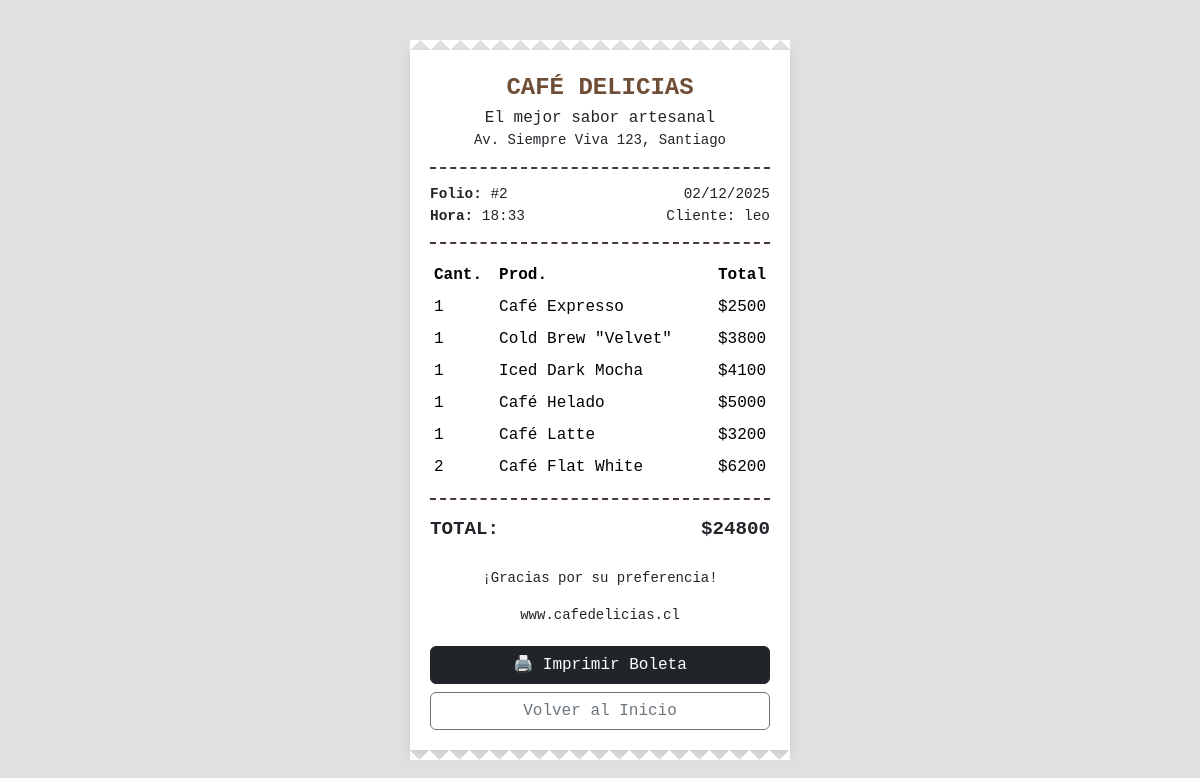
/boleta/2/ (signed in), run on the app's committed database.
### delicias_cafe/models.py (models this page shows, shortened)
class Pedido(models.Model):
    usuario = models.ForeignKey(User, on_delete=models.CASCADE)
    fecha = models.DateTimeField(auto_now_add=True)
    total = models.DecimalField(max_digits=10, decimal_places=0)
    class Meta:
        verbose_name = "Pedido"
        verbose_name_plural = "Pedidos"
        ordering = ['-fecha'] # El más reciente primero

class DetallePedido(models.Model):
    pedido = models.ForeignKey(Pedido, on_delete=models.CASCADE, related_name='detalles')
    producto = models.ForeignKey(Producto, on_delete=models.CASCADE)
    cantidad = models.PositiveIntegerField()
    precio_unitario = models.DecimalField(max_digits=10, decimal_places=0) # Precio congelado al momento de compra
    class Meta:
        verbose_name = "Detalle de Pedido"
        verbose_name_plural = "Detalles de Pedidos"
    def subtotal(self):
        return self.cantidad * self.precio_unitario

class Producto(models.Model):
    OPCIONES_CATEGORIA = [
        ('caliente', 'Cafés Calientes'),
        ('frio', 'Cafés Helados'),
        ('grano', 'Café en Grano'),
        ('acompanamiento', 'Dulces'),
    ]
    nombre = models.CharField(max_length=100)
    precio = models.DecimalField(max_digits=10, decimal_places=0) # 0 decimales para CLP
    stock = models.PositiveIntegerField(default=0)
    categoria = models.CharField(max_length=20, choices=OPCIONES_CATEGORIA, default='caliente')
    imagen = models.ImageField(upload_to='productos/', null=True, blank=True)
    descripcion = models.TextField(max_length=500, blank=True, null=True)
    class Meta:
        verbose_name = "Producto"
        verbose_name_plural = "Productos"
        ordering = ['nombre'] # Ordenar alfabéticamente en el admin

### delicias_cafe/views.py (the view)
# urls.py: path('boleta/<int:pedido_id>/', views.boleta, name='boleta'),
def boleta(request, pedido_id):
    pedido = get_object_or_404(Pedido, id=pedido_id, usuario=request.user)
    return render(request, 'cafe_cafe/boleta.html', {'pedido': pedido})

### delicias_cafe/templates/cafe_cafe/boleta.html (shortened to what this page needs)
{% load static %}
<!DOCTYPE html>
<html lang="es">
<head>
    <link href="https://cdn.jsdelivr.net/npm/bootstrap@5.3.7/dist/css/bootstrap.min.css" rel="stylesheet">
</head>
<body>
<div class="ticket">
    <div class="logo-text">CAFÉ DELICIAS</div>
    <p class="text-center mb-0">El mejor sabor artesanal</p>
    <p class="text-center small">Av. Siempre Viva 123, Santiago</p>
    <div class="dashed-line"></div>
    <div class="info-row">
        <span><strong>Folio:</strong> #{{ pedido.id }}</span>
        <span>{{ pedido.fecha|date:"d/m/Y" }}</span>
    </div>
    <div class="info-row">
        <span><strong>Hora:</strong> {{ pedido.fecha|date:"H:i" }}</span>
        <span>Cliente: {{ pedido.usuario.username }}</span>
    </div>
    <div class="dashed-line"></div>
    <table class="table table-borderless table-sm mb-0">
        <thead>
            <tr>
                <th scope="col">Cant.</th>
                <th scope="col">Prod.</th>
                <th scope="col" class="text-end">Total</th>
            </tr>
        </thead>
        <tbody>
            {% for detalle in pedido.detalles.all %}
            <tr>
                <td>{{ detalle.cantidad }}</td>
                <td>{{ detalle.producto.nombre }}</td>
                <td class="text-end">${{ detalle.subtotal }}</td>
            </tr>
            {% endfor %}
        </tbody>
    </table>
    <div class="dashed-line"></div>
    <div class="d-flex justify-content-between total-row">
        <span>TOTAL:</span>
        <span>${{ pedido.total }}</span>
    </div>
    <div class="mt-4 text-center small">
        <p>¡Gracias por su preferencia!</p>
        <p>www.cafedelicias.cl</p>
    </div>
    <button onclick="window.print()" class="btn btn-dark btn-print">🖨️ Imprimir Boleta</button>
    <a href="{% url 'index' %}" class="btn btn-outline-secondary btn-home w-100 mt-2">Volver al Inicio</a>
</div>
</body>
</html>

### delicias_cafe/templates/cafe_cafe/boleta.html (style rules this page uses)
body { background-color: #e0e0e0; font-family: 'Courier New', Courier, monospace; }
.ticket { background: white; width: 380px; margin: 50px auto; padding: 20px; box-shadow: 0 4px 10px rgba(0,0,0,0.1); position: relative; }
.ticket::before, .ticket::after { content: ""; position: absolute; left: 0; width: 100%; height: 10px; background: linear-gradient(135deg, transparent 50%, white 50%), linear-gradient(45deg, white 50%, transparent 50%); background-size: 20px 20px; }
.ticket::before { top: -10px; transform: rotate(180deg); }
.ticket::after { bottom: -10px; }
.dashed-line { border-bottom: 2px dashed #4b3832; margin: 15px 0; }
.logo-text { text-align: center; font-weight: bold; font-size: 1.5rem; color: #6f4e37; }
.info-row { display: flex; justify-content: space-between; font-size: 0.9rem; }
.total-row { font-size: 1.2rem; font-weight: bold; margin-top: 10px; }
.btn-print { display: block; width: 100%; margin-top: 20px; }

### data on the page
Pedido: id "2", fecha "02/12/2025", fecha "18:33", usuario.username "leo", total "24800"
DetallePedido: cantidad "1", producto.nombre "Café Expresso", subtotal "2500"
DetallePedido: cantidad "1", producto.nombre "Cold Brew \"Velvet\"", subtotal "3800"
DetallePedido: cantidad "1", producto.nombre "Iced Dark Mocha", subtotal "4100"
DetallePedido: cantidad "1", producto.nombre "Café Helado", subtotal "5000"
DetallePedido: cantidad "1", producto.nombre "Café Latte", subtotal "3200"
DetallePedido: cantidad "2", producto.nombre "Café Flat White", subtotal "6200"
